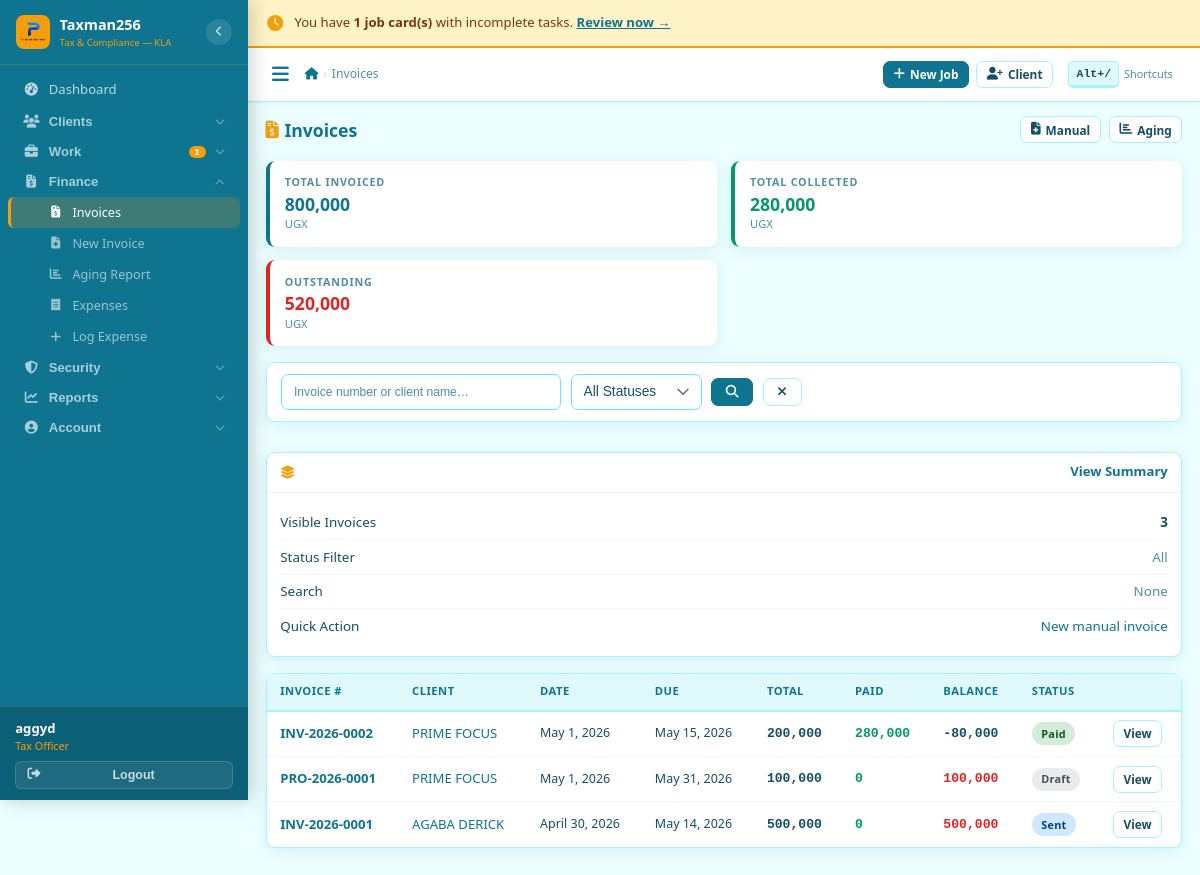
/billing/ (signed in), run on an earlier commit of the app's database.
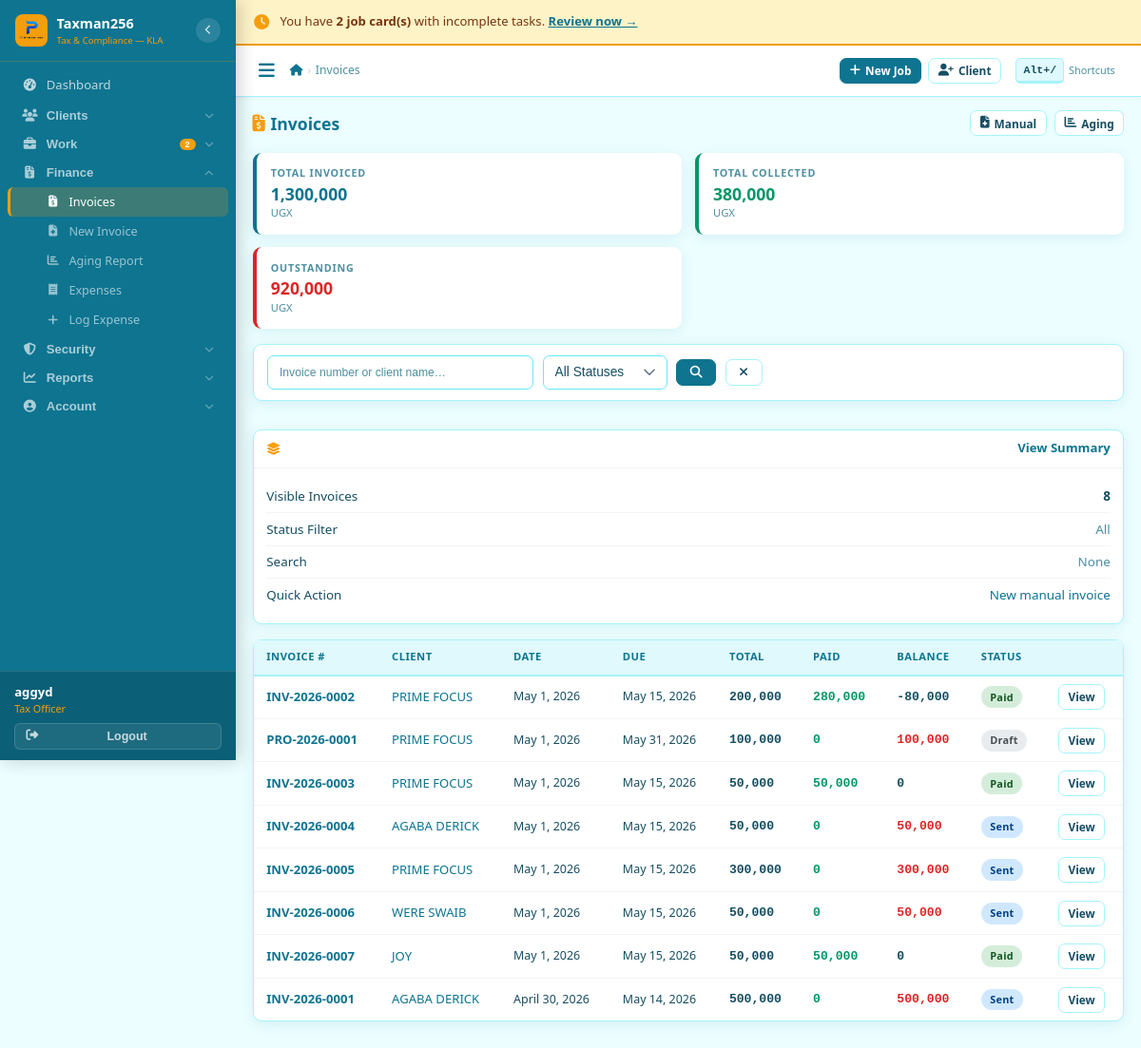
And on a later commit of the database.
### billing/models.py (models this page shows, shortened)
class Invoice(models.Model):
    DOC_TYPE = [
        ('invoice',   'Tax Invoice'),
        ('proforma',  'Pro Forma Invoice'),
        ('quotation', 'Quotation'),
    ]
    STATUS = [
        ('draft','Draft'),('sent','Sent'),('partially_paid','Partially Paid'),
        ('paid','Paid'),('overdue','Overdue'),('written_off','Written Off'),
    ]
    PAYMENT_METHOD = [
        ('cash','Cash'),('mobile_money','Mobile Money'),
        ('bank_transfer','Bank Transfer'),('mixed','Mixed'),
    ]
    invoice_number  = models.CharField(max_length=30, unique=True, editable=False)
    document_type   = models.CharField(max_length=20, choices=DOC_TYPE, default='invoice')
    client          = models.ForeignKey(Client, on_delete=models.CASCADE, related_name='invoices')
    job_card        = models.OneToOneField(JobCard, on_delete=models.CASCADE,
                                           related_name='invoice', null=True, blank=True)
    date_issued     = models.DateField(auto_now_add=True)
    due_date        = models.DateField()
    valid_until     = models.DateField(null=True, blank=True)   # for quotations
    subtotal        = models.DecimalField(max_digits=15, decimal_places=2, default=0)
    vat_total       = models.DecimalField(max_digits=15, decimal_places=2, default=0)
    grand_total     = models.DecimalField(max_digits=15, decimal_places=2, default=0)
    amount_paid     = models.DecimalField(max_digits=15, decimal_places=2, default=0)
    status          = models.CharField(max_length=20, choices=STATUS, default='draft')
    payment_method  = models.CharField(max_length=20, choices=PAYMENT_METHOD, blank=True)
    notes           = models.TextField(blank=True)
    sent_via_whatsapp = models.BooleanField(default=False)
    sent_at         = models.DateTimeField(null=True, blank=True)
    created_by      = models.ForeignKey(User, on_delete=models.SET_NULL, null=True)
    created_at      = models.DateTimeField(auto_now_add=True)
    updated_at      = models.DateTimeField(auto_now=True)
    class Meta:
        ordering = ['-date_issued']
    @property
    def balance_due(self):
        return self.grand_total - self.amount_paid
    @property
    def days_overdue(self):
        if self.balance_due > 0 and timezone.now().date() > self.due_date:
            return (timezone.now().date() - self.due_date).days
        return 0

### clients/models.py (models this page shows, shortened)
class Client(models.Model):
    CLIENT_TYPE = [('individual','Individual'),('company','Company'),('ngo','NGO'),('partnership','Partnership')]
    STATUS = [('active','Active'),('dormant','Dormant'),('suspended','Suspended'),('blacklisted','Blacklisted')]
    client_id = models.CharField(max_length=20, unique=True, editable=False)
    client_type = models.CharField(max_length=20, choices=CLIENT_TYPE, default='individual')
    full_name = models.CharField(max_length=200)
    trading_name = models.CharField(max_length=200, blank=True)
    tin = models.CharField(max_length=50, blank=True, unique=False, verbose_name='TIN')
    phone_primary = models.CharField(max_length=20)
    phone_whatsapp = models.CharField(max_length=20, blank=True)
    email = models.EmailField(blank=True)
    physical_address = models.CharField(max_length=300, blank=True)
    district = models.CharField(max_length=100, default='Kampala')
    date_registered = models.DateField(auto_now_add=True)
    referred_by = models.ForeignKey('self', null=True, blank=True, on_delete=models.SET_NULL, related_name='referrals')
    assigned_officer = models.ForeignKey(User, on_delete=models.SET_NULL, null=True, related_name='assigned_clients')
    status = models.CharField(max_length=20, choices=STATUS, default='active')
    notes = models.TextField(blank=True)
    total_outstanding = models.DecimalField(max_digits=15, decimal_places=2, default=0)
    last_transaction_date = models.DateField(null=True, blank=True)
    created_by = models.ForeignKey(User, on_delete=models.SET_NULL, null=True, related_name='created_clients')
    created_at = models.DateTimeField(auto_now_add=True)
    updated_at = models.DateTimeField(auto_now=True)
    class Meta:
        ordering = ['-created_at']
    def get_display_name(self):
        return self.full_name

### compliance/models.py (models this page shows, shortened)
class ComplianceDeadline(models.Model):
    STATUS = [
        ('upcoming', 'Upcoming'),
        ('filed_and_paid', 'Filed and Paid'),
        ('filed_not_paid', 'Filed and Not Paid'),
        ('paid_not_filed', 'Paid but Not Filed'),
        ('none', 'None'),
        ('overdue', 'Overdue'),
        ('penalty_issued', 'Penalty Issued'),
        ('waived', 'Waived'),
    ]
    obligation = models.ForeignKey(ComplianceObligation, on_delete=models.CASCADE, related_name='deadlines')
    period_label = models.CharField(max_length=50)
    due_date = models.DateField()
    status = models.CharField(max_length=20, choices=STATUS, default='upcoming')
    filed_date = models.DateField(null=True, blank=True)
    filed_by = models.ForeignKey(User, on_delete=models.SET_NULL, null=True, blank=True)
    job_card = models.ForeignKey(JobCard, on_delete=models.SET_NULL, null=True, blank=True)
    invoice = models.ForeignKey('billing.Invoice', on_delete=models.SET_NULL, null=True, blank=True)
    penalty_amount = models.DecimalField(max_digits=12, decimal_places=2, null=True, blank=True)
    notes = models.TextField(blank=True)
    class Meta:
        ordering = ['due_date']
        unique_together = ('obligation', 'period_label')

### billing/views.py (the view)
# urls.py: path('',                    views.invoice_list,          name='list'),
@login_required
def invoice_list(request):
    invoices = Invoice.objects.select_related('client', 'job_card').all()
    status = request.GET.get('status', '')
    q = request.GET.get('q', '')
    if status:
        invoices = invoices.filter(status=status)
    if q:
        invoices = invoices.filter(
            Q(invoice_number__icontains=q) | Q(client__full_name__icontains=q))
    today = timezone.now().date()
    invoices.filter(status__in=['sent', 'partially_paid'], due_date__lt=today).update(status='overdue')
    agg = invoices.aggregate(total_invoiced=Sum('grand_total'), total_paid=Sum('amount_paid'))
    total_invoiced = agg['total_invoiced'] or 0
    total_paid = agg['total_paid'] or 0
    totals = {'total_invoiced': total_invoiced, 'total_paid': total_paid,
              'outstanding': total_invoiced - total_paid}
    return render(request, 'billing/invoice_list.html', {
        'invoices': invoices, 'status': status, 'q': q,
        'status_choices': Invoice.STATUS, 'totals': totals,
    })

### templates/billing/invoice_list.html (shortened to what this page needs)
{% extends 'base.html' %}
{% block breadcrumbs %}<li class="active">Invoices</li>{% endblock %}
{% block content %}
<div class="page-header">
  <h4 class="page-title"><i class="fas fa-file-invoice-dollar"></i>Invoices</h4>
  <div class="d-flex gap-2">
    <a href="{% url 'billing:create' %}" class="btn btn-outline btn-sm"><i class="fas fa-file-medical"></i> Manual</a>
    <a href="{% url 'billing:aging' %}" class="btn btn-outline btn-sm"><i class="fas fa-chart-bar"></i> Aging</a>
  </div>
</div>
{% if totals.total_invoiced %}
<div class="stats-grid" style="margin-bottom:1rem">
  <div class="kpi"><div class="kpi-label">Total Invoiced</div><div class="kpi-value" style="font-size:1.1rem">{{ totals.total_invoiced|floatformat:0|intcomma }}</div><div class="kpi-sub">UGX</div></div>
  <div class="kpi green"><div class="kpi-label">Total Collected</div><div class="kpi-value" style="font-size:1.1rem">{{ totals.total_paid|floatformat:0|intcomma }}</div><div class="kpi-sub">UGX</div></div>
  <div class="kpi red"><div class="kpi-label">Outstanding</div><div class="kpi-value" style="font-size:1.1rem">{{ totals.outstanding|floatformat:0|intcomma }}</div><div class="kpi-sub">UGX</div></div>
</div>
{% endif %}
<div class="layout-main-sidebar">
  <div class="card-box card-compact">
    <div class="card-body" style="padding:.7rem .9rem">
      <form method="get" style="display:flex;gap:.6rem;flex-wrap:wrap;align-items:center">
        <input type="text" name="q" value="{{ q }}" class="form-control" style="max-width:280px" placeholder="Invoice number or client name…">
        <select name="status" class="form-select" style="width:auto" onchange="this.form.submit()">
          <option value="">All Statuses</option>
        </select>
        <button class="btn btn-primary"><i class="fas fa-search"></i></button>
        <a href="{% url 'billing:list' %}" class="btn btn-outline"><i class="fas fa-times"></i></a>
      </form>
    </div>
  </div>
  <div class="card-box card-compact">
    <div class="card-head"><i class="fas fa-layer-group"></i>View Summary</div>
    <div class="card-body">
      <div class="stat-row"><span>Visible Invoices</span><span class="fw-7">{{ invoices|length }}</span></div>
      <div class="stat-row"><span>Status Filter</span><span class="text-muted">{{ status|default:"All" }}</span></div>
      <div class="stat-row"><span>Search</span><span class="text-muted">{{ q|default:"None" }}</span></div>
      <div class="stat-row"><span>Quick Action</span><a href="{% url 'billing:create' %}">New manual invoice</a></div>
    </div>
  </div>
</div>
<div class="card-box card-compact">
  <div class="tbl-wrap">
    <table class="tbl">
      <thead><tr><th>Invoice #</th><th>Client</th><th>Date</th><th>Due</th><th>Total</th><th>Paid</th><th>Balance</th><th>Status</th><th></th></tr></thead>
      <tbody>
        {% for inv in invoices %}
        <tr>
          <td><a href="{% url 'billing:detail' inv.pk %}" style="font-weight:700">{{ inv.invoice_number }}</a></td>
          <td><a href="{% url 'clients:detail' inv.client.pk %}">{{ inv.client.get_display_name|truncatechars:20 }}</a></td>
          <td style="font-size:.78rem">{{ inv.date_issued }}</td>
          <td style="font-size:.78rem;{% if inv.days_overdue > 0 %}color:#e74c3c;font-weight:700{% endif %}">{{ inv.due_date }}</td>
          <td class="ugx">{{ inv.grand_total|floatformat:0|intcomma }}</td>
          <td class="ugx ugx-green">{{ inv.amount_paid|floatformat:0|intcomma }}</td>
          <td class="ugx {% if inv.balance_due > 0 %}ugx-red{% endif %}">{{ inv.balance_due|floatformat:0|intcomma }}</td>
          <td><span class="badge badge-{{ inv.status }}">{{ inv.get_status_display }}</span></td>
          <td><a href="{% url 'billing:detail' inv.pk %}" class="btn btn-outline btn-sm">View</a></td>
        </tr>
        {% empty %}
        <tr><td colspan="9"><div class="empty-state"><i class="fas fa-file-invoice"></i><p>No invoices found</p></div></td></tr>
        {% endfor %}
      </tbody>
    </table>
  </div>
</div>
{% endblock %}

### templates/base.html (shortened to what the changed rows need)
{% load static %}<!DOCTYPE html>
<html lang="en">
<head>
<link rel="stylesheet" href="https://cdnjs.cloudflare.com/ajax/libs/font-awesome/6.5.0/css/all.min.css">
<link rel="stylesheet" href="https://cdnjs.cloudflare.com/ajax/libs/select2/4.1.0-rc.0/css/select2.min.css">
<link rel="stylesheet" href="https://cdn.jsdelivr.net/npm/select2-bootstrap-5-theme@1.3.0/dist/select2-bootstrap-5-theme.min.css">
<link rel="stylesheet" href="https://cdnjs.cloudflare.com/ajax/libs/flatpickr/4.6.13/flatpickr.min.css">
<link rel="stylesheet" href="{% static 'css/app.css' %}?v=5">
</head>
<body data-theme="ocean">
{% if user.is_authenticated %}
<nav class="sidebar" id="sidebar">
  <div class="sb-scroll">
    <div class="sb-group" id="grp-work">
      <button type="button" class="sb-group-hd" data-grp="grp-work" data-href="{% url 'services:list' %}" title="Work">
        <i class="fas fa-briefcase"></i>
        <span class="sb-lbl">Work</span>
        {% if pending_jobs_count %}<span class="sb-badge">{{ pending_jobs_count }}</span>{% endif %}
        <i class="fas fa-chevron-down sb-arrow"></i>
      </button>
    </div>
  </div>
</nav>
<div class="main">
  {% if pending_task_count > 0 %}
  <div class="reminder-bar no-print">
    <i class="fas fa-clock"></i>
    <span>You have <strong>{{ pending_task_count }} job card(s)</strong> with incomplete tasks. <a href="{% url 'services:list' %}?status=in_progress" style="color:var(--blue);font-weight:700;text-decoration:underline;white-space:nowrap">Review now →</a></span>
  </div>
  {% endif %}
  <div class="page-body">{% block content %}{% endblock %}</div>
</div>
{% else %}{% block auth_content %}{% endblock %}{% endif %}
</body>
</html>

What changed in the data, as far as the page shows it:
added ComplianceDeadline: status "None"
added Invoice: invoice_number "INV-2026-0003", client.get_display_name "PRIME FOCUS", date_issued "May 1, 2026", due_date "May 15, 2026", grand_total "50,000", amount_paid "50,000", balance_due "0", status "Paid"
added Invoice: invoice_number "INV-2026-0004", client.get_display_name "AGABA DERICK", date_issued "May 1, 2026", due_date "May 15, 2026", grand_total "50,000", amount_paid "0", balance_due "50,000", status "Sent"
added Invoice: invoice_number "INV-2026-0005", client.get_display_name "PRIME FOCUS", date_issued "May 1, 2026", due_date "May 15, 2026", grand_total "300,000", amount_paid "0", balance_due "300,000", status "Sent"
added Invoice: invoice_number "INV-2026-0006", client.get_display_name "WERE SWAIB", date_issued "May 1, 2026", due_date "May 15, 2026", grand_total "50,000", amount_paid "0", balance_due "50,000", status "Sent"
added Invoice: invoice_number "INV-2026-0007", client.get_display_name "JOY", date_issued "May 1, 2026", due_date "May 15, 2026", grand_total "50,000", amount_paid "50,000", balance_due "0", status "Paid"
Also different on the page:
{{ pending_jobs_count }}: "1" → "2"
{{ pending_task_count }}: "1" → "2"
{{ totals.total_invoiced|floatformat:0|intcomma }}: "800,000" → "1,300,000"
{{ totals.total_paid|floatformat:0|intcomma }}: "280,000" → "380,000"
{{ totals.outstanding|floatformat:0|intcomma }}: "520,000" → "920,000"
{{ invoices|length }}: "3" → "8"
{{ q|default:"None" }}: "None" → (not shown)
